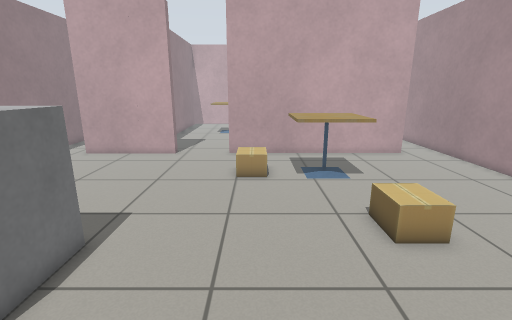
[1] (above)

16 first-person views from a walk through a Gazebo world. The camera is 1.1 m above the floor, tilts 14° down and sees 85° across. The lines on the ground mark 1 m squares. The floor is counted in squares, 0.25 m on a side. Each view is taken from the middle of a square. On the plan, view 1 faces up. The plan holds only what a view shows up to about 20 squares ahead; the rest is blank. The robots in the file are not drawn. Simple patterns stand in for the simulator's built-in surfaces. Some stock models are drawn as simple stand-ins. Some surface patterns are stand-ins.

[2]
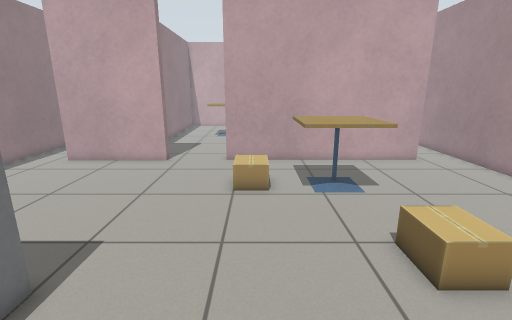

[3]
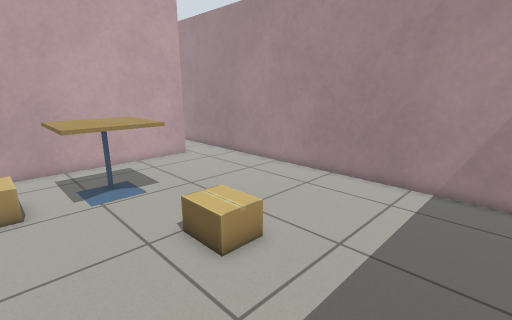

[4]
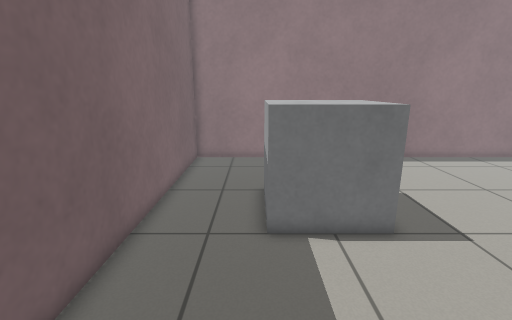

[5]
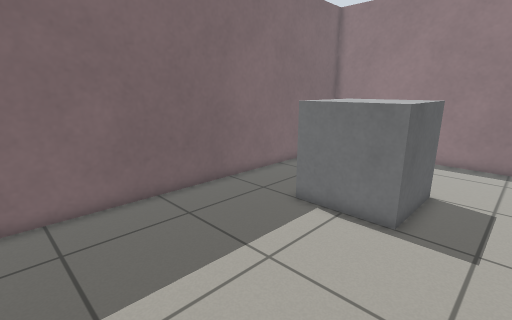

[6]
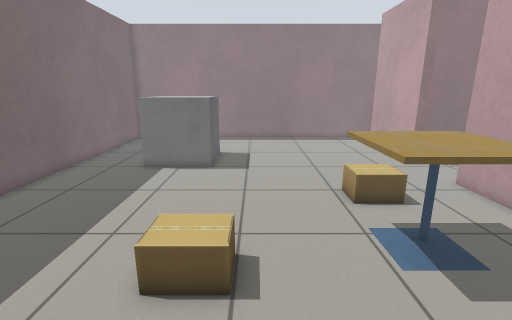

[7]
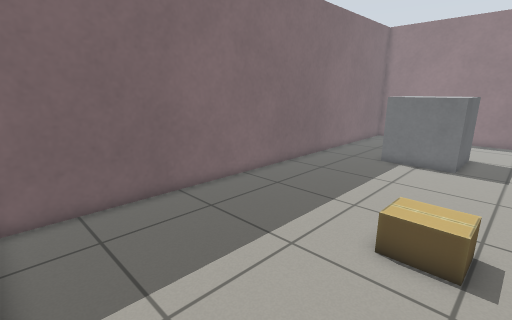

[8]
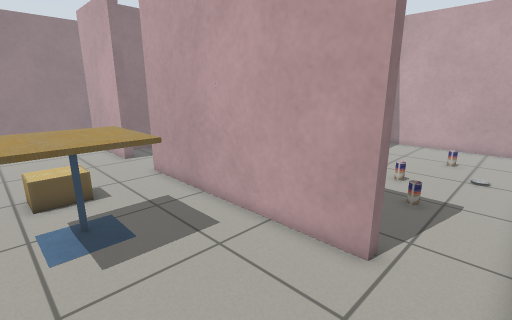

[9]
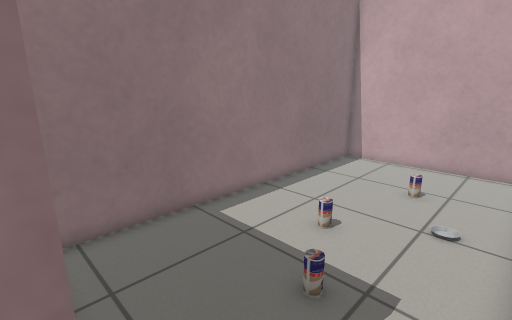

[10]
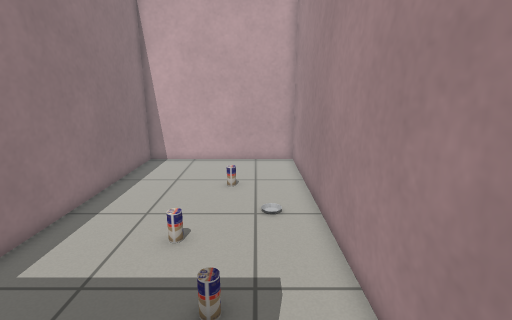

[11]
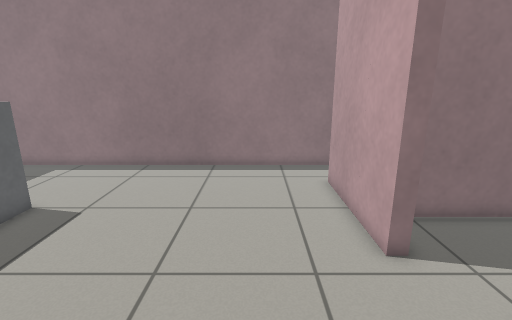

[12]
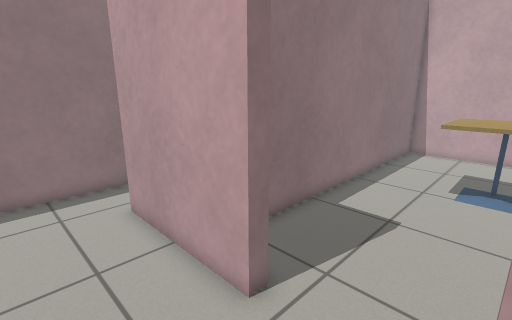

[13]
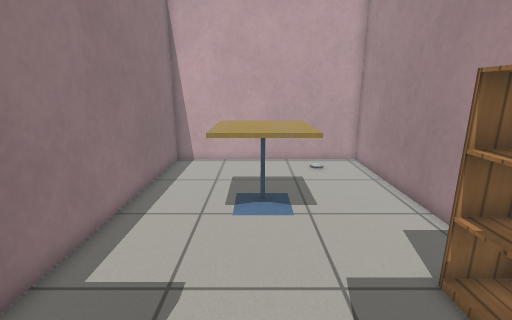

[14]
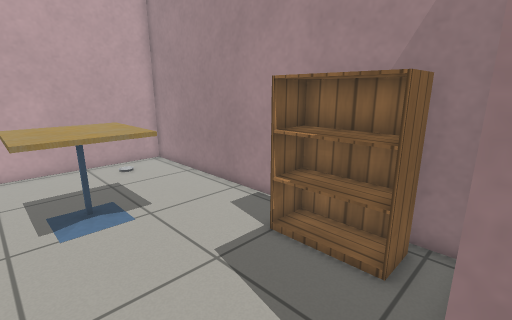

[15]
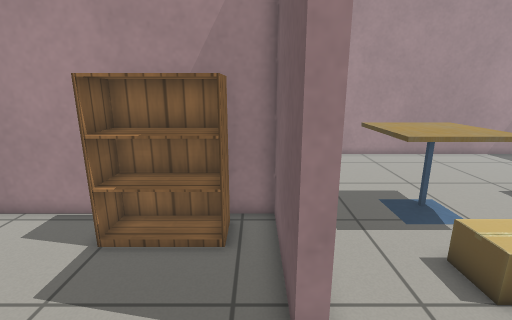

[16]
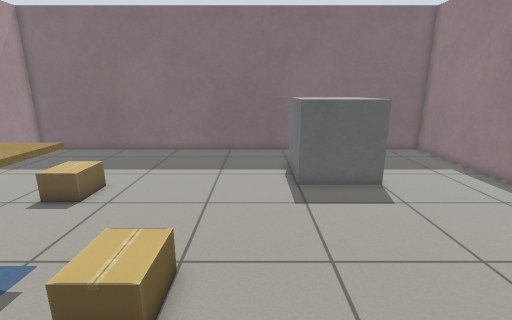

### Floor plan
Points are (right, up) in squares from view 1. A wall is a line through its corners. A room is listed if a view was taken in it or the views show most of it. See-through windows are left out.
Room 1 (views 1, 2, 3, 4, 5, 6, 7, 8, 11, 12, 13, 14, 16)
walls: (-5.8, 20.2) (-5.8, 19.7) (-12.2, 19.7); (10.5, 19.7) (-1.9, 19.7) (-1.9, 20.3); (-15.4, 20.6) (-15.4, -1) (13.4, -1) (13.4, 19.4)
ways out: opening at (12, 20) to room 2; opening at (-3.5, 20) to room 3; opening at (-14, 20)
objects: grey box (-9, 3) to (-5, 7); cardboard box (-1, 14) to (0, 16); cafe table (2, 13) to (5, 17); cardboard box (4, 8) to (6, 9)
Room 2 (views 9, 10)
walls: (10.5, 20.4) (10.5, 19.7); (13.4, 19.4) (13.4, 37.8) (4.1, 37.8) (4.1, 21.1)
ways out: opening at (12, 20) to room 1
objects: drink can (8, 28) to (9, 28); drink can (10, 25); drink can (10, 33)
Room 3 (view 15)
walls: (-1.9, 20.3) (3.5, 20.3) (3.5, 37.8) (-8.2, 37.8) (-8.2, 21)
ways out: opening at (-3.5, 20) to room 1
objects: cafe table (-4, 29) to (-1, 32); bookshelf (1, 22) to (3, 25)

Where each view was taken, in squares from view 1:
view 1: 0 up, 0 right, facing up
view 2: 2 up, 0 right, facing up
view 3: 2 up, 0 right, facing up-right
view 4: 3 up, 3 right, facing left
view 5: 10 up, 4 right, facing down-left
view 6: 10 up, 11 right, facing left
view 7: 10 up, 13 right, facing down-left
view 8: 13 up, 13 right, facing up-left
view 9: 20 up, 13 right, facing up-left
view 10: 20 up, 11 right, facing up
view 11: 16 up, 1 right, facing left
view 12: 16 up, 2 left, facing up-left
view 13: 20 up, 3 left, facing up
view 14: 20 up, 5 left, facing up-right
view 15: 21 up, 6 left, facing right
view 16: 20 up, 3 left, facing down
